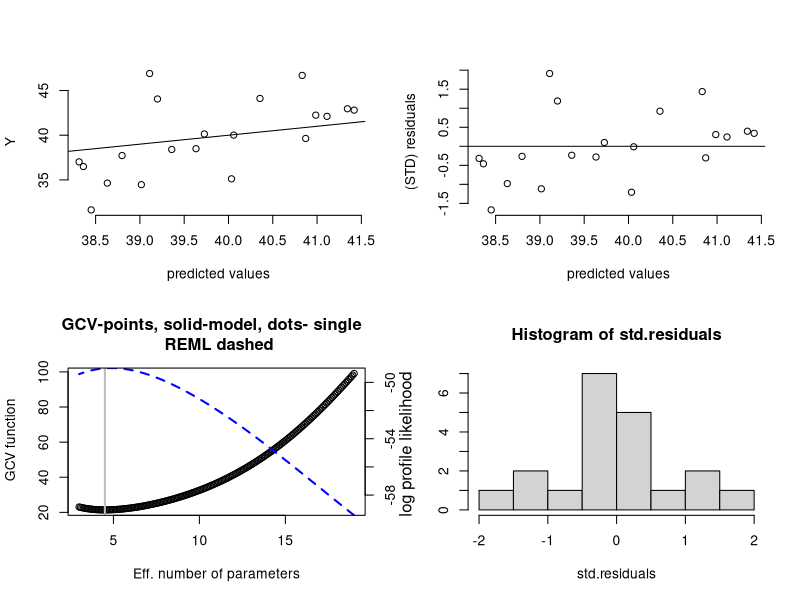
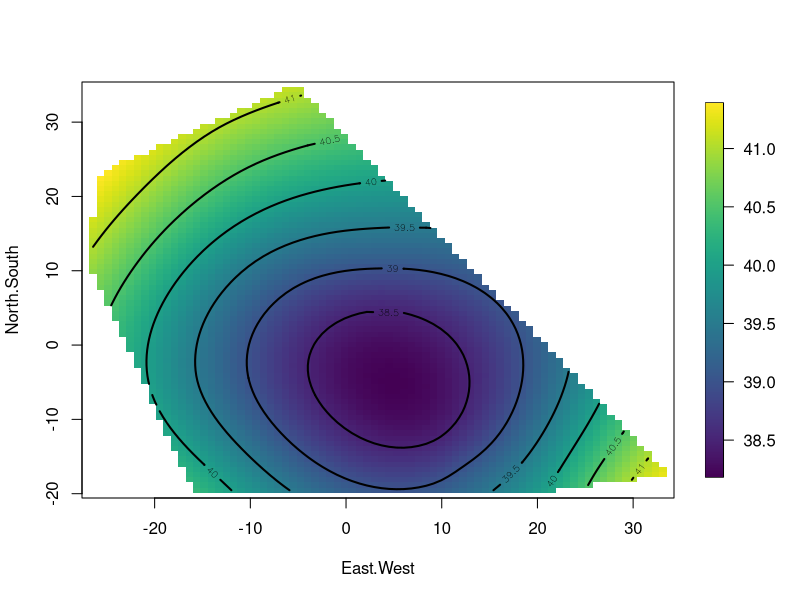
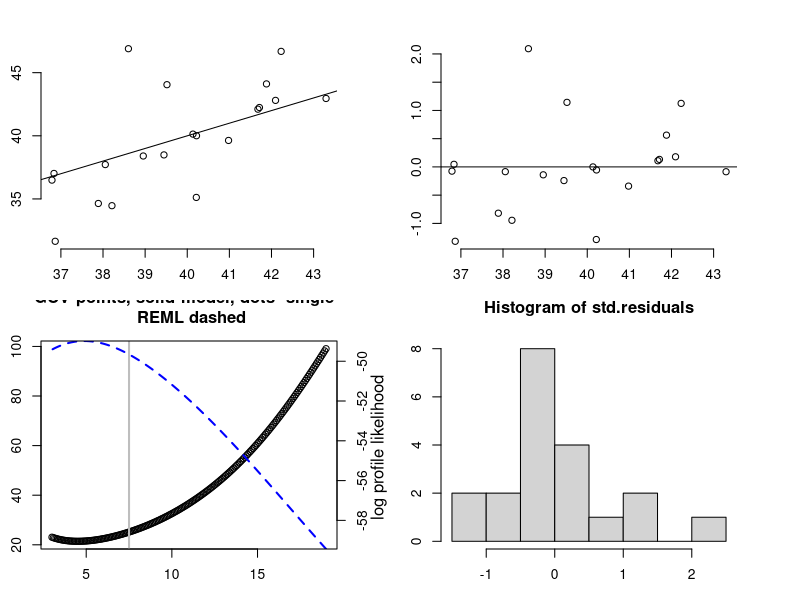
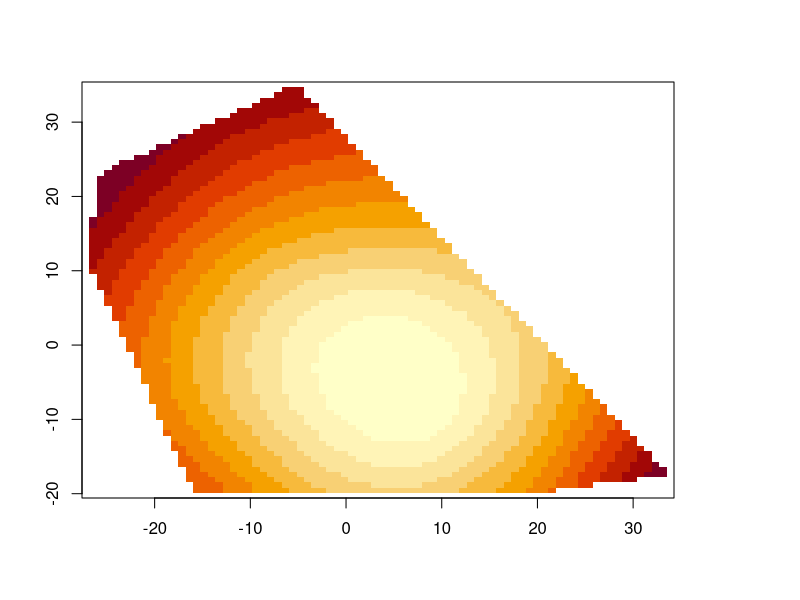
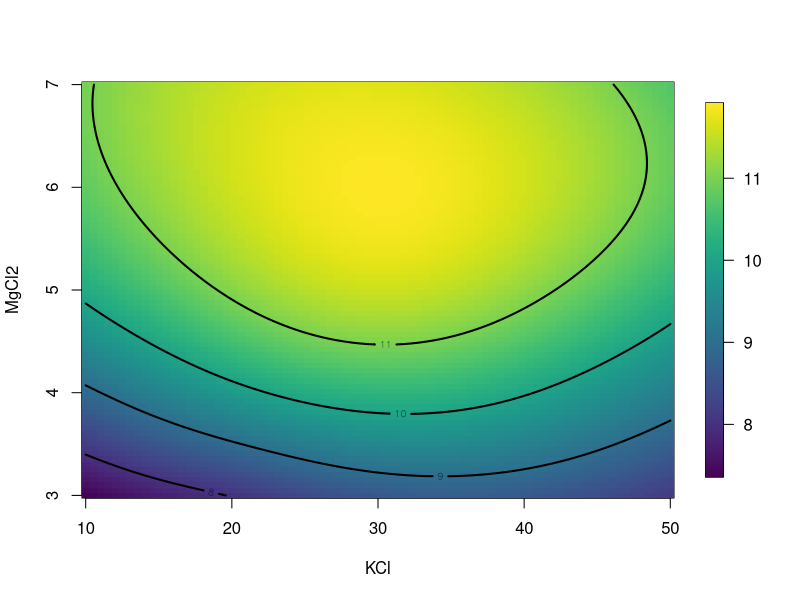

Write the R code that produced these figures, in order.
library(fields)


### Name: Tps
### Title: Thin plate spline regression
### Aliases: Tps fastTps
### Keywords: smooth

### ** Examples

#2-d example 

fit<- Tps(ChicagoO3$x, ChicagoO3$y)  # fits a surface to ozone measurements. 

set.panel(2,2)
plot(fit) # four diagnostic plots of  fit and residuals. 
set.panel()

# summary of fit and estiamtes of lambda the smoothing parameter
summary(fit)

surface( fit) # Quick image/contour plot of GCV surface.

# NOTE: the predict function is quite flexible:

     look<- predict( fit, lambda=2.0)
#  evaluates the estimate at lambda =2.0  _not_ the GCV estimate
#  it does so very efficiently from the Krig fit object.

     look<- predict( fit, df=7.5)
#  evaluates the estimate at the lambda values such that 
#  the effective degrees of freedom is 7.5
 

# compare this to fitting a thin plate spline with 
# lambda chosen so that there are 7.5 effective 
# degrees of freedom in estimate
# Note that the GCV function is still computed and minimized
# but the lambda values used correpsonds to 7.5 df.

fit1<- Tps(ChicagoO3$x, ChicagoO3$y,df=7.5)

set.panel(2,2)
plot(fit1) # four diagnostic plots of  fit and residuals.
          # GCV function (lower left) has vertical line at 7.5 df.
set.panel()

# The basic matrix decompositions are the same for 
# both fit and fit1 objects. 

# predict( fit1) is the same as predict( fit, df=7.5)
# predict( fit1, lambda= fit$lambda) is the same as predict(fit) 


# predict onto a grid that matches the ranges of the data.  

out.p<-predictSurface( fit)
image( out.p) 

# the surface function (e.g. surface( fit))  essentially combines 
# the two steps above

# predict at different effective 
# number of parameters 
out.p<-predictSurface( fit,df=10)

## Not run: 
##D # predicting on a grid along with a covariate
##D   data( COmonthlyMet)	
##D # predicting average daily minimum temps for spring in Colorado
##D # NOTE to create an  4km  elevation grid: 
##D # data(PRISMelevation); CO.elev1 <- crop.image(PRISMelevation, CO.loc )
##D # then use same grid for the predictions: CO.Grid1<- CO.elev1[c("x","y")]
##D   obj<- Tps( CO.loc, CO.tmin.MAM.climate, Z= CO.elev)
##D   out.p<-predictSurface( obj,
##D             grid.list=CO.Grid, ZGrid= CO.elevGrid)
##D   image.plot( out.p)        
##D   US(add=TRUE, col="grey")
##D   contour( CO.elevGrid, add=TRUE, levels=c(2000), col="black")
## End(Not run)
## Not run: 
##D #A 1-d example  with confidence intervals
##D   out<-Tps( rat.diet$t, rat.diet$trt) # lambda found by GCV 
##D   out
##D   plot( out$x, out$y)
##D   xgrid<- seq(  min( out$x), max( out$x),,100)
##D   fhat<- predict( out,xgrid)
##D   lines( xgrid, fhat,)
##D   SE<- predictSE( out, xgrid)
##D   lines( xgrid,fhat + 1.96* SE, col="red", lty=2)
##D   lines(xgrid, fhat - 1.96*SE, col="red", lty=2)
##D 
##D # 
##D # compare to the ( much faster) B spline algorithm 
##D #  sreg(rat.diet$t, rat.diet$trt) 
##D 
##D # Here is a 1-d example with 95 percent  CIs  where sreg would not 
##D # work:
##D #  sreg would give the right estimate here but not the right CI's
##D   x<- seq( 0,1,,8)
##D   y<- sin(3*x)
##D   out<-Tps( x, y) # lambda found by GCV 
##D   plot( out$x, out$y)
##D   xgrid<- seq(  min( out$x), max( out$x),,100)
##D   fhat<- predict( out,xgrid)
##D   lines( xgrid, fhat, lwd=2)
##D   SE<- predictSE( out, xgrid)
##D   lines( xgrid,fhat + 1.96* SE, col="red", lty=2)
##D   lines(xgrid, fhat - 1.96*SE, col="red", lty=2)
## End(Not run)

# More involved example adding a covariate to the fixed part of model
## Not run: 
##D set.panel( 1,3)
##D # without elevation covariate
##D   out0<-Tps( RMprecip$x,RMprecip$y)
##D   surface( out0)
##D   US( add=TRUE, col="grey")
##D 
##D # with elevation covariate
##D   out<- Tps( RMprecip$x,RMprecip$y, Z=RMprecip$elev)
##D # NOTE: out$d[4] is the estimated elevation coefficient
##D # it is easy to get the smooth surface separate from the elevation.
##D   out.p<-predictSurface( out, drop.Z=TRUE)
##D   surface( out.p)
##D   US( add=TRUE, col="grey")
##D # and if the estimate is of high resolution and you get by with 
##D # a simple discretizing -- does not work in this case!
##D   quilt.plot( out$x, out$fitted.values)
##D #
##D # the exact way to do this is evaluate the estimate
##D # on a grid where you also have elevations 
##D # An elevation DEM from the PRISM climate data product (4km resolution)
##D   data(RMelevation)  
##D   grid.list<- list( x=RMelevation$x, y= RMelevation$y)
##D   fit.full<- predictSurface( out, grid.list, ZGrid= RMelevation)
##D # this is the linear fixed part of the second spatial model:
##D # lon,lat and elevation
##D   fit.fixed<- predictSurface( out, grid.list, just.fixed=TRUE, ZGrid= RMelevation)
##D # This is the smooth part but also with the linear lon lat terms. 
##D   fit.smooth<-predictSurface( out, grid.list, drop.Z=TRUE)
##D #
##D   set.panel( 3,1)
##D   
##D   fit0<- predictSurface( out0, grid.list)
##D   image.plot( fit0)
##D   title(" first spatial model (w/o elevation)")
##D   image.plot( fit.fixed)
##D   title(" fixed part of second model (lon,lat,elev linear model)")
##D   US( add=TRUE)
##D   image.plot( fit.full)
##D   title("full prediction second model")
##D   set.panel()
## End(Not run)
### 
### fast Tps
# m=2   p= 2m-d= 2
#
# Note: theta =3 degrees is a very generous taper range. 
# Use some trial theta value with rdist.nearest to determine a
# a useful taper. Some empirical studies suggest that in the 
# interpolation case in 2 d the taper should be large enough to 
# about 20 non zero nearest neighbors for every location.

  fastTps( RMprecip$x,RMprecip$y,m=2,lambda= 1e-2, theta=3.0) -> out2

# note that fastTps produces an mKrig object so one can use all the 
# the overloaded functions that are defined for the mKrig class. 
# summary of what happened note estimate of effective degrees of 
# freedom
  print( out2)

## Not run: 
##D set.panel( 1,2)
##D surface( out2)
##D 
##D #
##D # now use great circle distance for this smooth 
##D # Here "theta" for the taper support is the great circle distance in degrees latitude.
##D # Typically for data analysis it more convenient to think in degrees. A degree of
##D # latitude is about 68 miles (111 km).
##D #
##D fastTps( RMprecip$x,RMprecip$y,m=2,lambda= 1e-2,lon.lat=TRUE, theta= 3.0) -> out3
##D print( out3)  # note the effective degrees of freedom is different.
##D surface(out3)
##D 
##D set.panel()
## End(Not run)

## Not run: 
##D #
##D # simulation reusing Tps/Krig object
##D #
##D fit<- Tps( rat.diet$t, rat.diet$trt)
##D true<- fit$fitted.values
##D N<-  length( fit$y)
##D temp<- matrix(  NA, ncol=50, nrow=N)
##D sigma<- fit$shat.GCV
##D for (  k in 1:50){
##D ysim<- true + sigma* rnorm(N) 
##D temp[,k]<- predict(fit, y= ysim)
##D }
##D matplot( fit$x, temp, type="l")
##D 
## End(Not run)
# 
#4-d example 
fit<- Tps(BD[,1:4],BD$lnya,scale.type="range") 

# plots fitted surface and contours 
# default is to hold 3rd and 4th fixed at median values 

surface(fit)   
